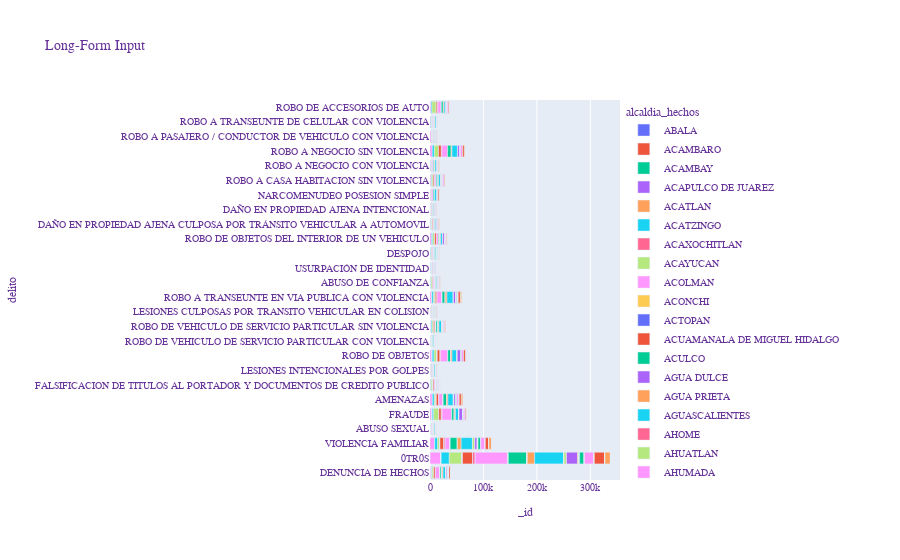

Notebook cell for this chart:
### Code cell
fig = px.bar(data_hurtos_alcaldia, y="delito", x="_id", color="alcaldia_hechos", title="Long-Form Input",orientation='h')

fig.update_layout(    font=dict(
        family="Courier New, monospace",
        size=10,
        color="RebeccaPurple"
    ))
fig.show()
